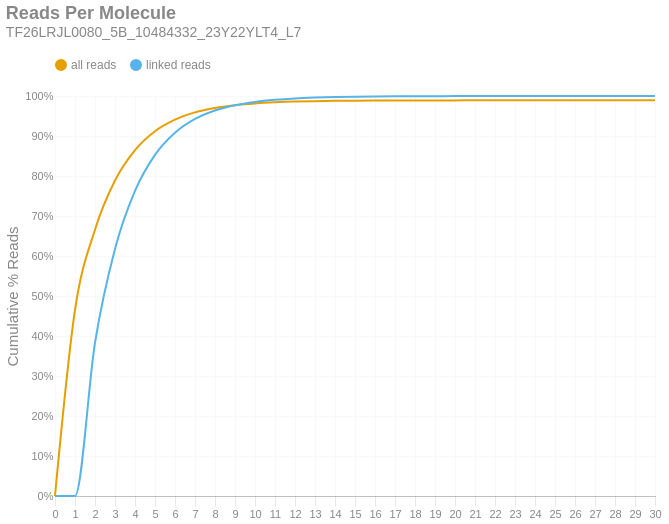

The notebook cell saved with this chart:
### Markdown cell above
### Reads per Molecule
This chart shows the cumulative distribution of the number of reads per linked molecule. That is, how many alignments are associated with a unique molecule. This excludes the number of reads associated with invalid or absent linked-read barcodes. The `linked` histogram is the percentages recalculated when disregarding singletons.

### Code cell
if SKIPLR:
    print_html(f"Skipped")
else:
    counts = np.bincount(valids['reads'].cast(pl.Int64).to_numpy())
    weighted = counts * np.arange(len(counts))
    all_perc = weighted / n_reads
    linked_perc = weighted / n_linked_reads
    linked_perc[1] = 0
    binned_df = pl.DataFrame({
        'readsper': list(range(len(counts))),
        'all reads (cumsum)': np.cumsum(all_perc).tolist(),
        'linked reads (cumsum)': np.cumsum(linked_perc).tolist(),
    })

    with SafeRender(binned_df):
        (
            density_plot(binned_df, 'Reads Per Molecule', samplename, 'readspmol')
            .encode(
                x=alt.X('readsper:O', title=None).axis(labelAngle=0).scale(padding=0),
                y=alt.Y('value:Q', title='Cumulative % Reads').axis(format='%').stack(False),
                color=alt.Color("key:N").scale(domain=["all reads", "linked reads"]),
                tooltip=[
                    alt.Tooltip("key:N", title="Data Type"),
                    alt.Tooltip("readsper:O", title="Reads Per Molecule"),
                    alt.Tooltip("value:Q", format=".2%", title="% Reads (Cum.)")
                ]            
            )
        ).display()

### Figure 1 — Vega-Lite specification as saved in the notebook (floating-point values rounded to 4 significant figures)
{"width": "container", "height": 400, "config": {"title": {"anchor": "start", "dy": -15, "fontSize": 18, "color": "#888888", "subtitleColor": "#888888", "subtitleFontSize": 14}, "arc": {"fill": "#0072B2"}, "axis": {"domainColor": "#888888", "domainWidth": 0.5, "gridWidth": 0.2, "grid": false, "titleFontWeight": 400, "titleFontSize": 15, "labelFontSize": 11, "labelColor": "#888888", "tickColor": "#888888", "tickWidth": 0.2, "titleColor": "#888888"}, "axisBand": {"grid": false}, "axisX": {"grid": true, "tickSize": 10, "domainCap": "round"}, "axisY": {"domain": false, "grid": true, "tickSize": 0, "domainCap": "round"}, "background": "transparent", "header": {"labelFontSize": 15, "labelColor": "#888888", "titleFontSize": 15, "titleFontWeight": 600, "titleColor": "#888888"}, "legend": {"labelFont": "sans-serif", "labelFontSize": 12, "labelColor": "#888888", "symbolSize": 100, "symbolType": "circle", "titleFontSize": 12, "titlePadding": 10, "titleColor": "#888888", "title": null, "orient": "top"}, "range": {"category": ["#E69F00", "#56B4E9", "#009E73", "#F0E442", "#0072B2", "#D55E00", "#CC79A7", "#000000"], "diverging": ["#cfe8f3", "#a2d4ec", "#73bfe2", "#46abdb", "#1696d2", "#12719e"]}, "area": {"fill": "#0072B2", "fillOpacity": 0.7, "line": true, "strokeOpacity": 0.7}, "line": {"color": "#0072B2", "stroke": "#0072B2", "strokeWidth": 2}, "trail": {"color": "#0072B2", "stroke": "#0072B2", "strokeWidth": 0, "size": 1}, "point": {"filled": true, "fillOpacity": 1.0, "size": 95}, "text": {"color": "#888888", "fontSize": 11, "align": "right", "fontWeight": 400, "size": 11}, "bar": {"fill": "#0072B2", "stroke": null}, "view": {"stroke": null, "continuousWidth": 660, "continuousHeight": 400}}, "data": {"name": "data-5bad11ae073df8ea6783858331ea5be8"}, "mark": {"type": "line", "interpolate": "monotone", "point": {"opacity": 0, "size": 275}}, "encoding": {"color": {"field": "key", "scale": {"domain": ["all reads", "linked reads"]}, "type": "nominal"}, "tooltip": [{"field": "key", "title": "Data Type", "type": "nominal"}, {"field": "readsper", "title": "Reads Per Molecule", "type": "ordinal"}, {"field": "value", "format": ".2%", "title": "% Reads (Cum.)", "type": "quantitative"}], "x": {"axis": {"labelAngle": 0}, "field": "readsper", "scale": {"padding": 0}, "title": null, "type": "ordinal"}, "y": {"axis": {"format": "%"}, "field": "value", "stack": false, "title": "Cumulative % Reads", "type": "quantitative"}}, "params": [{"name": "param_c36ac31b6afebe62", "select": {"type": "point", "fields": ["key"]}, "bind": "legend"}], "title": {"text": "Reads Per Molecule", "subtitle": "TF26LRJL0080_5B_10484332_23Y22YLT4_L7"}, "transform": [{"fold": ["all reads (cumsum)", "linked reads (cumsum)"]}, {"calculate": "replace(datum.key, ' (cumsum)', '')", "as": "key"}, {"filter": {"param": "param_c36ac31b6afebe62"}}], "usermeta": {"embedOptions": {"downloadFileName": "TF26LRJL0080_5B_10484332_23Y22YLT4_L7.readspmol"}}, "$schema": "https://vega.github.io/schema/vega-lite/v6.4.1.json", "datasets": {"data-5bad11ae073df8ea6783858331ea5be8": [{"readsper": 0, "all reads (cumsum)": 0.0, "linked reads (cumsum)": 0.0}, {"readsper": 1, "all reads (cumsum)": 0.465, "linked reads (cumsum)": 0.0}, {"readsper": 2, "all reads (cumsum)": 0.6658, "linked reads (cumsum)": 0.3831}, {"readsper": 3, "all reads (cumsum)": 0.7886, "linked reads (cumsum)": 0.6174}, {"readsper": 4, "all reads (cumsum)": 0.8647, "linked reads (cumsum)": 0.7626}, {"readsper": 5, "all reads (cumsum)": 0.912, "linked reads (cumsum)": 0.8527}, {"readsper": 6, "all reads (cumsum)": 0.9409, "linked reads (cumsum)": 0.9079}, {"readsper": 7, "all reads (cumsum)": 0.9591, "linked reads (cumsum)": 0.9425}, {"readsper": 8, "all reads (cumsum)": 0.9702, "linked reads (cumsum)": 0.9638}, {"readsper": 9, "all reads (cumsum)": 0.9771, "linked reads (cumsum)": 0.9769}, {"readsper": 10, "all reads (cumsum)": 0.9815, "linked reads (cumsum)": 0.9853}, {"readsper": 11, "all reads (cumsum)": 0.9843, "linked reads (cumsum)": 0.9906}, {"readsper": 12, "all reads (cumsum)": 0.9861, "linked reads (cumsum)": 0.994}, {"readsper": 13, "all reads (cumsum)": 0.9871, "linked reads (cumsum)": 0.996}, {"readsper": 14, "all reads (cumsum)": 0.9878, "linked reads (cumsum)": 0.9974}, {"readsper": 15, "all reads (cumsum)": 0.9883, "linked reads (cumsum)": 0.9982}, {"readsper": 16, "all reads (cumsum)": 0.9886, "linked reads (cumsum)": 0.9988}, {"readsper": 17, "all reads (cumsum)": 0.9888, "linked reads (cumsum)": 0.9992}, {"readsper": 18, "all reads (cumsum)": 0.9889, "linked reads (cumsum)": 0.9994}, {"readsper": 19, "all reads (cumsum)": 0.989, "linked reads (cumsum)": 0.9995}, {"readsper": 20, "all reads (cumsum)": 0.989, "linked reads (cumsum)": 0.9997}, {"readsper": 21, "all reads (cumsum)": 0.9891, "linked reads (cumsum)": 0.9998}, {"readsper": 22, "all reads (cumsum)": 0.9891, "linked reads (cumsum)": 0.9998}, {"readsper": 23, "all reads (cumsum)": 0.9891, "linked reads (cumsum)": 0.9999}, {"readsper": 24, "all reads (cumsum)": 0.9891, "linked reads (cumsum)": 0.9999}, {"readsper": 25, "all reads (cumsum)": 0.9891, "linked reads (cumsum)": 0.9999}, {"readsper": 26, "all reads (cumsum)": 0.9891, "linked reads (cumsum)": 0.9999}, {"readsper": 27, "all reads (cumsum)": 0.9892, "linked reads (cumsum)": 0.9999}, {"readsper": 28, "all reads (cumsum)": 0.9892, "linked reads (cumsum)": 0.9999}, {"readsper": 29, "all reads (cumsum)": 0.9892, "linked reads (cumsum)": 1.0}, {"readsper": 30, "all reads (cumsum)": 0.9892, "linked reads (cumsum)": 1.0}]}}
